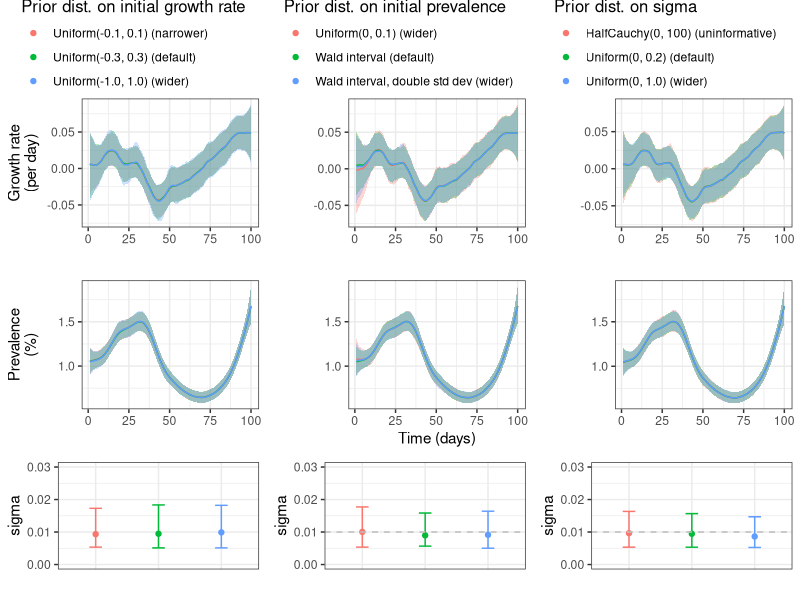

Source code (R): (Note: this script raises an error after producing the figure.)

rm(list=ls())

library(tidyverse)
library(cowplot)

# Load data
df_data = read.csv("paper/outputs/s1-sensitivity/s1_exampledata.csv")

# Load results
df_r0 = read.csv("paper/outputs/s1-sensitivity/s1_sensitivity_pr0_states.csv") %>% mutate(Prior = "Initial growth rate")
df_r0_params = read.csv("paper/outputs/s1-sensitivity/s1_sensitivity_pr0_params.csv") %>% mutate(Prior = "Initial growth rate")

df_P0 = read.csv("paper/outputs/s1-sensitivity/s1_sensitivity_pP0_states.csv") %>% mutate(Prior = "Initial prevalence")
df_P0_params = read.csv("paper/outputs/s1-sensitivity/s1_sensitivity_pP0_params.csv") %>% mutate(Prior = "Initial prevalence")

df_sig = read.csv("paper/outputs/s1-sensitivity/s1_sensitivity_sigma_states.csv") %>% mutate(Prior = "sigma")
df_sig_params = read.csv("paper/outputs/s1-sensitivity/s1_sensitivity_sigma_params.csv") %>% mutate(Prior = "sigma")

# Set for plotting
df_plt = rbind(df_r0, df_P0, df_sig) %>% filter(variable %in% c("rt", "Pt"))

# Turn prevalence into percentage
df_plt$mean[df_plt$variable=="Pt"] = df_plt$mean[df_plt$variable=="Pt"] * 100
df_plt$lower[df_plt$variable=="Pt"] = df_plt$lower[df_plt$variable=="Pt"] * 100
df_plt$upper[df_plt$variable=="Pt"] = df_plt$upper[df_plt$variable=="Pt"] * 100

custom_theme = theme_bw() + theme(legend.position="none")

# Plot states
plt_r0_rt = ggplot(df_plt %>% filter(Prior == "Initial growth rate", variable=="rt"), aes(x=t)) +
  geom_ribbon(aes(ymin=lower, ymax=upper, fill=prior), alpha=0.3) +
  geom_line(aes(y=mean, color=prior)) +
  custom_theme +
  ylab("Growth rate\n(per day)") + xlab("")

plt_P0_rt = ggplot(df_plt %>% filter(Prior == "Initial prevalence", variable=="rt"), aes(x=t)) +
  geom_ribbon(aes(ymin=lower, ymax=upper, fill=prior), alpha=0.3) +
  geom_line(aes(y=mean, color=prior)) +
  custom_theme +
  ylab("") + xlab("")

plt_sig_rt = ggplot(df_plt %>% filter(Prior == "sigma", variable=="rt"), aes(x=t)) +
  geom_ribbon(aes(ymin=lower, ymax=upper, fill=prior), alpha=0.3) +
  geom_line(aes(y=mean, color=prior)) +
  custom_theme +
  ylab("") + xlab("")

plt_r0_Pt = ggplot(df_plt %>% filter(Prior == "Initial growth rate", variable=="Pt"), aes(x=t)) +
  geom_ribbon(aes(ymin=lower, ymax=upper, fill=prior), alpha=0.3) +
  geom_line(aes(y=mean, color=prior)) +
  custom_theme +
  ylab("Prevalence\n(%)") + xlab("")

plt_P0_Pt = ggplot(df_plt %>% filter(Prior == "Initial prevalence", variable=="Pt"), aes(x=t)) +
  geom_ribbon(aes(ymin=lower, ymax=upper, fill=prior), alpha=0.3) +
  geom_line(aes(y=mean, color=prior)) +
  custom_theme +
  ylab("") + xlab("Time (days)")

plt_sig_Pt = ggplot(df_plt %>% filter(Prior == "sigma", variable=="Pt"), aes(x=t)) +
  geom_ribbon(aes(ymin=lower, ymax=upper, fill=prior), alpha=0.3) +
  geom_line(aes(y=mean, color=prior)) +
  custom_theme +
  ylab("") + xlab("")

plt_states = plot_grid(plt_r0_rt, plt_P0_rt, plt_sig_rt, plt_r0_Pt, plt_P0_Pt, plt_sig_Pt, ncol=3, align="vh")



custom_theme_params = theme_bw() + theme(legend.position="none", axis.text.x=element_blank(), axis.ticks.x=element_blank())

plt_r0_param = ggplot(df_r0_params) +
  geom_point(aes(x=prior, y=m, color=prior)) +
  geom_errorbar(aes(x=prior, ymin=l, ymax=u, color=prior), width=0.2) +
  custom_theme_params +
  ylim(c(0, 0.03)) + ylab("sigma") + xlab("")

plt_P0_param = ggplot(df_P0_params) +
  geom_point(aes(x=prior, y=m, color=prior)) +
  geom_errorbar(aes(x=prior, ymin=l, ymax=u, color=prior), width=0.2) +
  geom_hline(yintercept=0.01, linetype="dashed", color="gray") +
  custom_theme_params +
  ylim(c(0, 0.03)) + ylab("sigma") + xlab("")

plt_sig_param = ggplot(df_sig_params) +
  geom_point(aes(x=prior, y=m, color=prior)) +
  geom_errorbar(aes(x=prior, ymin=l, ymax=u, color=prior), width=0.2) +
  geom_hline(yintercept=0.01, linetype="dashed", color="gray") +
  custom_theme_params +
  ylim(c(0, 0.03)) + ylab("sigma") + xlab("")


legend_r0 = get_legend(ggplot(df_r0_params) + geom_point(aes(x=prior, y=m, color=prior)) + theme_bw() + theme(legend.title=element_text(size=12)) + labs(color="Prior dist. on initial growth rate"))
legend_P0 = get_legend(ggplot(df_P0_params) + geom_point(aes(x=prior, y=m, color=prior)) + theme_bw() + theme(legend.title=element_text(size=12)) + labs(color="Prior dist. on initial prevalence"))
legend_sig = get_legend(ggplot(df_sig_params) + geom_point(aes(x=prior, y=m, color=prior)) + theme_bw() + theme(legend.title=element_text(size=12)) + labs(color="Prior dist. on sigma"))

plt_params = plot_grid(plt_r0_param, plt_P0_param, plt_sig_param, ncol=3)
plt_legends = plot_grid(legend_r0, legend_P0, legend_sig, ncol=3)

plt = plot_grid(plt_legends, plt_states, plt_params, ncol=1, rel_heights=c(0.25, 1, 0.4))
plt
ggsave("paper/figures/s1_sensitivity.png", plt, width=24, height=16, dpi=600, units="cm")
